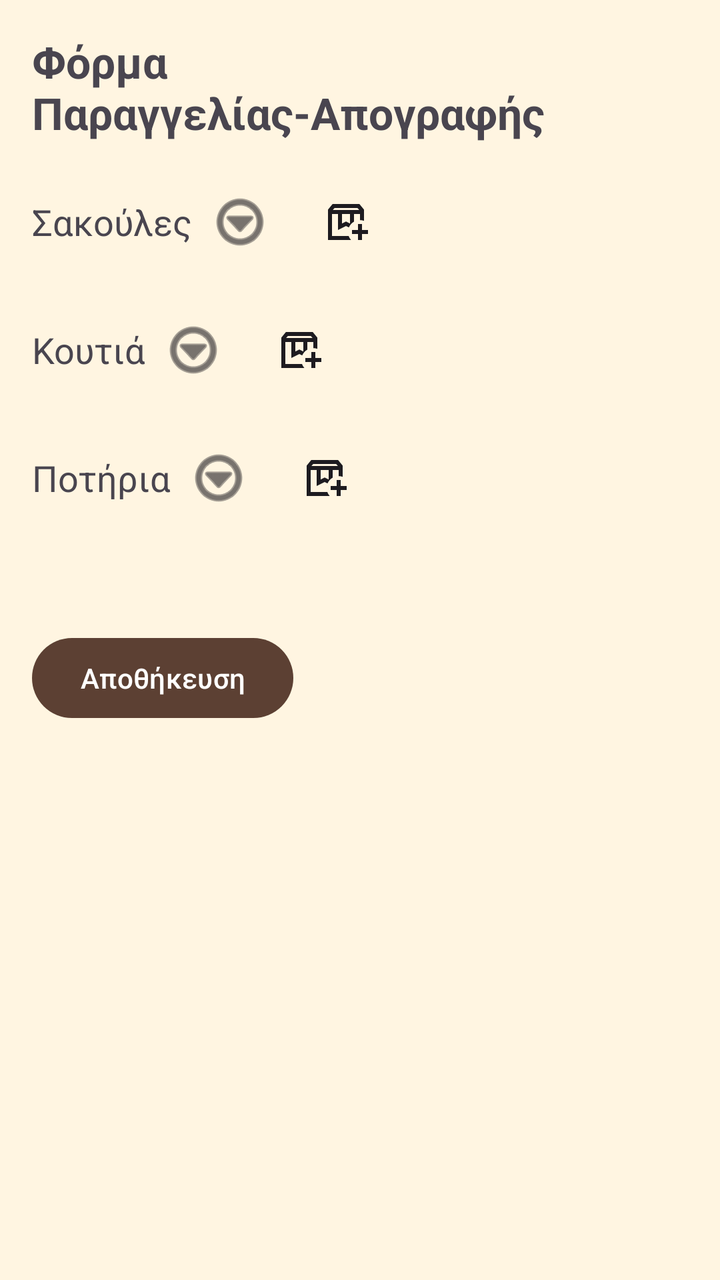
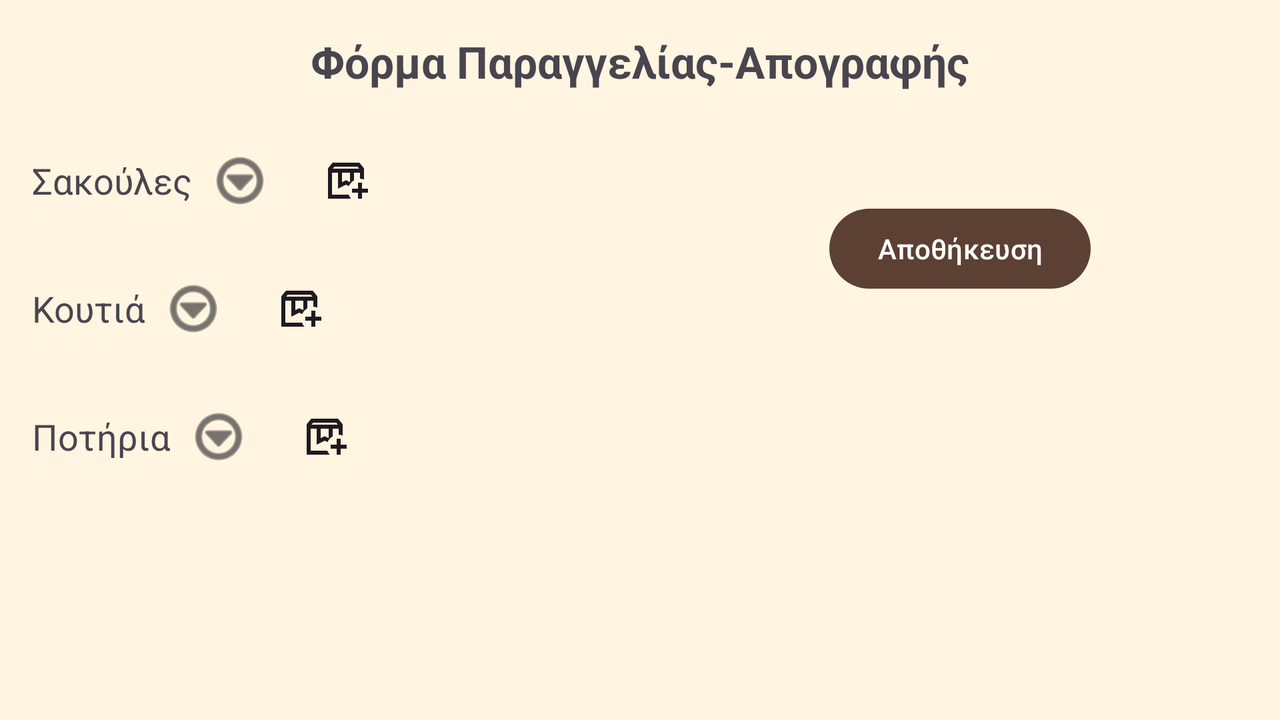

Compare how this app lays out the same screen by default and in its alternative resource folder. The renders come first, then the two layout files and the values they reference.
<!-- AndroidManifest.xml: application theme Theme.MyApplicationTest -->
<!-- res/layout/fragment_product_item.xml -->
<?xml version="1.0" encoding="utf-8"?>
    <androidx.core.widget.NestedScrollView
        xmlns:android="http://schemas.android.com/apk/res/android"
        xmlns:app="http://schemas.android.com/apk/res-auto"
        xmlns:tools="http://schemas.android.com/tools"
        android:layout_width="match_parent"
        android:layout_height="match_parent"
    >

        <androidx.constraintlayout.widget.ConstraintLayout

            android:layout_width="match_parent"
            android:layout_height="match_parent"
            android:scrollbarAlwaysDrawVerticalTrack="true"
            tools:context=".ui.Apografi.ApografishowFragment"
            android:padding="16dp">


            <com.google.android.material.textview.MaterialTextView
                android:id="@+id/text_Paraggelia_Apografi"
                android:layout_width="wrap_content"
                android:layout_height="wrap_content"
                android:text="Φόρμα Παραγγελίας-Απογραφής"
                android:textSize="22sp"
                android:textStyle="bold"
                app:layout_constraintStart_toStartOf="parent"
                app:layout_constraintTop_toTopOf="parent"
                app:layout_constraintEnd_toEndOf="parent"/>

            <com.google.android.material.textfield.TextInputLayout
                android:id="@+id/textInputLayout"
                android:layout_width="match_parent"
                android:layout_height="wrap_content"
                android:layout_marginTop="16dp"
                app:layout_constraintStart_toStartOf="parent"
                app:layout_constraintTop_toBottomOf="@+id/text_Paraggelia_Apografi">

                

                
                <LinearLayout
                    android:id="@+id/btnShowProducts"
                    android:layout_width="wrap_content"
                    android:layout_height="wrap_content"
                    android:gravity="center"
                    android:background="?android:attr/selectableItemBackground"
                    android:orientation="horizontal">



                    <TextView
                        android:layout_width="wrap_content"
                        android:layout_height="wrap_content"
                        android:text="Σακούλες"
                        android:textSize="18dp" />

                    <ImageButton
                        android:id="@+id/btnExpand"
                        android:layout_width="48dp"
                        android:layout_height="48dp"
                        android:background="?android:attr/selectableItemBackground"
                        android:contentDescription="Show Products"
                        android:src="@android:drawable/ic_menu_more"
                        app:tint="?attr/colorOnBackground"/>

                    <ImageButton
                        android:id="@+id/ButtonPlusBag"
                        android:layout_width="48dp"
                        android:layout_height="48dp"
                        android:layout_marginStart="5dp"
                        android:background="?android:attr/selectableItemBackground"
                        android:src="@drawable/sharp_box_add_24"
                        app:tint="?attr/colorOnBackground" />


                </LinearLayout>



            </com.google.android.material.textfield.TextInputLayout>

            <androidx.recyclerview.widget.RecyclerView
                android:id="@+id/recyclerViewProducts"
                android:layout_width="match_parent"
                android:layout_height="wrap_content"
                android:visibility="gone"

                app:layout_constraintStart_toStartOf="parent"
                app:layout_constraintTop_toBottomOf="@+id/textInputLayout" />





            <com.google.android.material.textfield.TextInputLayout
                android:id="@+id/textInputLayout2"
                android:layout_width="match_parent"
                android:layout_height="wrap_content"
                android:layout_marginTop="16dp"
                app:layout_constraintStart_toStartOf="parent"
                app:layout_constraintTop_toBottomOf="@+id/recyclerViewProducts">

                

                
                <LinearLayout
                    android:id="@+id/btnShowProducts2"
                    android:layout_width="wrap_content"
                    android:layout_height="wrap_content"
                    android:gravity="center"
                    android:orientation="horizontal">


                    <TextView
                        android:layout_width="wrap_content"
                        android:layout_height="wrap_content"
                        android:text="Κουτιά"

                        android:textSize="18dp" />

                    <ImageButton
                        android:id="@+id/btnExpand2"
                        android:layout_width="48dp"
                        android:layout_height="48dp"
                        android:background="?android:attr/selectableItemBackground"
                        android:contentDescription="Show Products"
                        android:src="@android:drawable/ic_menu_more"
                        app:tint="?attr/colorOnBackground" />

                    <ImageButton
                        android:id="@+id/ButtonPlusBox"
                        android:layout_width="48dp"
                        android:layout_height="48dp"
                        android:layout_marginStart="5dp"
                        android:src="@drawable/sharp_box_add_24"
                        android:background="?android:attr/selectableItemBackground"
                        app:tint="?attr/colorOnBackground"
                        />

                </LinearLayout>

            </com.google.android.material.textfield.TextInputLayout>


            <androidx.recyclerview.widget.RecyclerView
                android:id="@+id/recyclerViewProducts2"
                android:layout_width="match_parent"
                android:layout_height="wrap_content"
                android:visibility="gone"
                app:layout_constraintStart_toStartOf="parent"
                app:layout_constraintTop_toBottomOf="@+id/textInputLayout2" />




            <com.google.android.material.textfield.TextInputLayout
                android:id="@+id/textInputLayout3"
                android:layout_width="match_parent"
                android:layout_height="wrap_content"
                android:layout_marginTop="16dp"
                app:layout_constraintStart_toStartOf="parent"
                app:layout_constraintTop_toBottomOf="@+id/recyclerViewProducts2">

                

                
                <LinearLayout
                    android:id="@+id/btnShowProducts3"
                    android:layout_width="wrap_content"
                    android:layout_height="wrap_content"
                    android:gravity="center"
                    android:orientation="horizontal">


                    <TextView
                        android:layout_width="wrap_content"
                        android:layout_height="wrap_content"
                        android:text="Ποτήρια"

                        android:textSize="18dp" />

                    <ImageButton
                        android:id="@+id/btnExpand3"
                        android:layout_width="48dp"
                        android:layout_height="48dp"
                        android:background="?android:attr/selectableItemBackground"
                        android:contentDescription="Show Products"
                        android:src="@android:drawable/ic_menu_more"
                        app:tint="?attr/colorOnBackground"/>
                    <ImageButton
                        android:id="@+id/ButtonPlusCup"
                        android:layout_width="48dp"
                        android:layout_height="48dp"
                        android:layout_marginStart="5dp"
                        android:src="@drawable/sharp_box_add_24"
                        android:background="?android:attr/selectableItemBackground"
                        app:tint="?attr/colorOnBackground"
                        />

                </LinearLayout>

            </com.google.android.material.textfield.TextInputLayout>


            <androidx.recyclerview.widget.RecyclerView
                android:id="@+id/recyclerViewProducts3"
                android:layout_width="match_parent"
                android:layout_height="wrap_content"
                android:visibility="gone"
                app:layout_constraintStart_toStartOf="parent"
                app:layout_constraintTop_toBottomOf="@+id/textInputLayout3" />

            <Button
                android:id="@+id/btnSave"
                android:layout_width="wrap_content"
                android:layout_height="wrap_content"
                android:layout_marginTop="52dp"
                android:text="Αποθήκευση"
                app:layout_constraintStart_toStartOf="parent"
                app:layout_constraintTop_toBottomOf="@id/recyclerViewProducts3" />


        </androidx.constraintlayout.widget.ConstraintLayout>


</androidx.core.widget.NestedScrollView>
<!-- resources referenced by this layout -->
<resources>
  <!-- drawable sharp_box_add_24 (drawable) -->
  <vector xmlns:android="http://schemas.android.com/apk/res/android" android:height="24dp" android:tint="#000000" android:viewportHeight="960" android:viewportWidth="960" android:width="24dp">
        
      <path android:fillColor="@android:color/white" android:pathData="M640,320L760,320L760,320L758,320Q726,320 696,320Q666,320 640,320ZM200,320L320,320L320,320L480,320L538,320Q529,320 524.5,320Q520,320 520,320Q520,320 523.5,320Q527,320 534,320L200,320ZM216,240L744,240L710,200L250,200L216,240ZM400,510L480,470L560,510L560,320L400,320L400,510ZM582,840L120,840L120,232L212,120L748,120L840,232L840,457Q821,450 801,446Q781,442 760,442Q760,442 760,442Q760,442 760,442L760,320L640,320L640,473Q605,493 579,522.5Q553,552 538,589L480,560L320,640L320,320L200,320L200,760L534,760Q542,783 554,803Q566,823 582,840ZM720,840L720,720L600,720L600,640L720,640L720,520L800,520L800,640L920,640L920,720L800,720L800,840L720,840Z"/>
      
  </vector>
  <style name="Theme.MyApplicationTest" parent="Theme.Material3.DayNight.NoActionBar">
          
          <item name="colorPrimary">@color/colorPrimary</item>
          <item name="colorOnPrimary">@color/colorOnPrimary</item>
  
          
          <item name="colorSecondary">@color/colorSecondary</item>
          <item name="colorOnSecondary">@color/colorOnSecondary</item>
  
          
          <item name="colorSurface">@color/colorSurface</item>
  
          
          <item name="android:textColorPrimary">@color/colorText</item>
  
          
          <item name="android:statusBarColor">@color/colorPrimary</item>
          <item name="android:navigationBarColor">@color/colorPrimary</item>
  
          <item name="android:colorBackground">@color/colorBackground</item>
      </style>
  <color name="colorPrimary">#5C4033</color>
  <color name="colorOnPrimary">#FFFFFF</color>
  <color name="colorSecondary">#5C4033</color>
  <color name="colorOnSecondary">#333333</color>
  <color name="colorSurface">#FFFFFF</color>
  <color name="colorText">#2B2B2B</color>
  <color name="colorBackground">#FFF5E1</color>
</resources>
<!-- res/layout-land/fragment_product_item.xml (the repository's variant of the layout above) -->
<!-- drawn on the phone turned sideways -->
<?xml version="1.0" encoding="utf-8"?>
<androidx.core.widget.NestedScrollView
    xmlns:android="http://schemas.android.com/apk/res/android"
xmlns:app="http://schemas.android.com/apk/res-auto"
xmlns:tools="http://schemas.android.com/tools"
android:layout_width="match_parent"
android:layout_height="match_parent"
    >

<androidx.constraintlayout.widget.ConstraintLayout

    android:layout_width="match_parent"
    android:layout_height="match_parent"
    android:scrollbarAlwaysDrawVerticalTrack="true"
    tools:context=".ui.Apografi.ApografishowFragment"
    android:padding="16dp">


    <com.google.android.material.textview.MaterialTextView
        android:id="@+id/text_Paraggelia_Apografi"
        android:layout_width="wrap_content"
        android:layout_height="wrap_content"
        android:text="Φόρμα Παραγγελίας-Απογραφής"
        android:textSize="22sp"
        android:textStyle="bold"
        app:layout_constraintStart_toStartOf="parent"
        app:layout_constraintTop_toTopOf="parent"
        app:layout_constraintEnd_toEndOf="parent"/>

    <LinearLayout
        android:id="@+id/main_form_wrapper"
        android:layout_width="0dp"
        android:layout_height="wrap_content"
        android:orientation="horizontal"
        app:layout_constraintStart_toStartOf="parent"
        app:layout_constraintEnd_toEndOf="parent"
        app:layout_constraintTop_toBottomOf="@+id/text_Paraggelia_Apografi"
        android:layout_marginTop="5dp"
        android:weightSum="2">

    <ScrollView
        android:layout_width="0dp"
        android:layout_height="wrap_content"
        android:layout_weight="1"
        android:fillViewport="true"
        >
    
    <LinearLayout
        android:layout_width="match_parent"
        android:layout_height="wrap_content"
        android:orientation="vertical"
        >

    <com.google.android.material.textfield.TextInputLayout
        android:id="@+id/textInputLayout"
        android:layout_width="match_parent"
        android:layout_height="wrap_content"
        android:layout_marginTop="16dp"
        app:layout_constraintStart_toStartOf="parent"
        app:layout_constraintTop_toBottomOf="@+id/text_Paraggelia_Apografi">

        

        
        <LinearLayout
            android:id="@+id/btnShowProducts"
            android:layout_width="wrap_content"
            android:layout_height="wrap_content"
            android:gravity="center"
            android:background="?android:attr/selectableItemBackground"
            android:orientation="horizontal">



            <TextView
                android:layout_width="wrap_content"
                android:layout_height="wrap_content"
                android:text="Σακούλες"
                android:textSize="18dp" />

            <ImageButton
                android:id="@+id/btnExpand"
                android:layout_width="48dp"
                android:layout_height="48dp"
                android:background="?android:attr/selectableItemBackground"
                android:contentDescription="Show Products"
                android:src="@android:drawable/ic_menu_more"
                app:tint="?attr/colorOnBackground"/>

            <ImageButton
                android:id="@+id/ButtonPlusBag"
                android:layout_width="48dp"
                android:layout_height="48dp"
                android:layout_marginStart="5dp"
                android:background="?android:attr/selectableItemBackground"
                android:src="@drawable/sharp_box_add_24"
                app:tint="?attr/colorOnBackground" />


        </LinearLayout>



    </com.google.android.material.textfield.TextInputLayout>

    <androidx.recyclerview.widget.RecyclerView
        android:id="@+id/recyclerViewProducts"
        android:layout_width="match_parent"
        android:layout_height="wrap_content"
        android:visibility="gone"

        app:layout_constraintStart_toStartOf="parent"
        app:layout_constraintTop_toBottomOf="@+id/textInputLayout" />





    <com.google.android.material.textfield.TextInputLayout
        android:id="@+id/textInputLayout2"
        android:layout_width="match_parent"
        android:layout_height="wrap_content"
        android:layout_marginTop="16dp"
        app:layout_constraintStart_toStartOf="parent"
        app:layout_constraintTop_toBottomOf="@+id/recyclerViewProducts">

        

        
        <LinearLayout
            android:id="@+id/btnShowProducts2"
            android:layout_width="wrap_content"
            android:layout_height="wrap_content"
            android:gravity="center"
            android:orientation="horizontal">


            <TextView
                android:layout_width="wrap_content"
                android:layout_height="wrap_content"
                android:text="Κουτιά"

                android:textSize="18dp" />

            <ImageButton
                android:id="@+id/btnExpand2"
                android:layout_width="48dp"
                android:layout_height="48dp"
                android:background="?android:attr/selectableItemBackground"
                android:contentDescription="Show Products"
                android:src="@android:drawable/ic_menu_more"
                app:tint="?attr/colorOnBackground" />

            <ImageButton
                android:id="@+id/ButtonPlusBox"
                android:layout_width="48dp"
                android:layout_height="48dp"
                android:layout_marginStart="5dp"
                android:src="@drawable/sharp_box_add_24"
                android:background="?android:attr/selectableItemBackground"
                app:tint="?attr/colorOnBackground"
                />

        </LinearLayout>

    </com.google.android.material.textfield.TextInputLayout>


    <androidx.recyclerview.widget.RecyclerView
        android:id="@+id/recyclerViewProducts2"
        android:layout_width="match_parent"
        android:layout_height="wrap_content"
        android:visibility="gone"
        app:layout_constraintStart_toStartOf="parent"
        app:layout_constraintTop_toBottomOf="@+id/textInputLayout2" />




    <com.google.android.material.textfield.TextInputLayout
        android:id="@+id/textInputLayout3"
        android:layout_width="match_parent"
        android:layout_height="wrap_content"
        android:layout_marginTop="16dp"
        app:layout_constraintStart_toStartOf="parent"
        app:layout_constraintTop_toBottomOf="@+id/recyclerViewProducts2">

        

        
        <LinearLayout
            android:id="@+id/btnShowProducts3"
            android:layout_width="wrap_content"
            android:layout_height="wrap_content"
            android:gravity="center"
            android:orientation="horizontal">


            <TextView
                android:layout_width="wrap_content"
                android:layout_height="wrap_content"
                android:text="Ποτήρια"

                android:textSize="18dp" />

            <ImageButton
                android:id="@+id/btnExpand3"
                android:layout_width="48dp"
                android:layout_height="48dp"
                android:background="?android:attr/selectableItemBackground"
                android:contentDescription="Show Products"
                android:src="@android:drawable/ic_menu_more"
                app:tint="?attr/colorOnBackground"/>
            <ImageButton
                android:id="@+id/ButtonPlusCup"
                android:layout_width="48dp"
                android:layout_height="48dp"
                android:layout_marginStart="5dp"
                android:src="@drawable/sharp_box_add_24"
                android:background="?android:attr/selectableItemBackground"
                app:tint="?attr/colorOnBackground"
                />

        </LinearLayout>

    </com.google.android.material.textfield.TextInputLayout>



    <androidx.recyclerview.widget.RecyclerView
        android:id="@+id/recyclerViewProducts3"
        android:layout_width="match_parent"
        android:layout_height="wrap_content"
        android:visibility="gone"
        app:layout_constraintStart_toStartOf="parent"
        app:layout_constraintTop_toBottomOf="@+id/textInputLayout3" />
    </LinearLayout>
</ScrollView>



        <LinearLayout
            android:layout_width="0dp"
            android:layout_height="match_parent"
            android:layout_weight="1"
            android:gravity="top|center"
            android:paddingStart="16dp">

            <Button
                android:id="@+id/btnSave"
                android:layout_width="wrap_content"
                android:layout_height="wrap_content"
                android:text="Αποθήκευση"
                android:layout_gravity="top|center"
                app:layout_constraintStart_toStartOf="parent"
                android:layout_margin="50dp"
                app:layout_constraintTop_toBottomOf="@id/recyclerViewProducts3" />
        </LinearLayout>

</LinearLayout>


</androidx.constraintlayout.widget.ConstraintLayout>


</androidx.core.widget.NestedScrollView>
